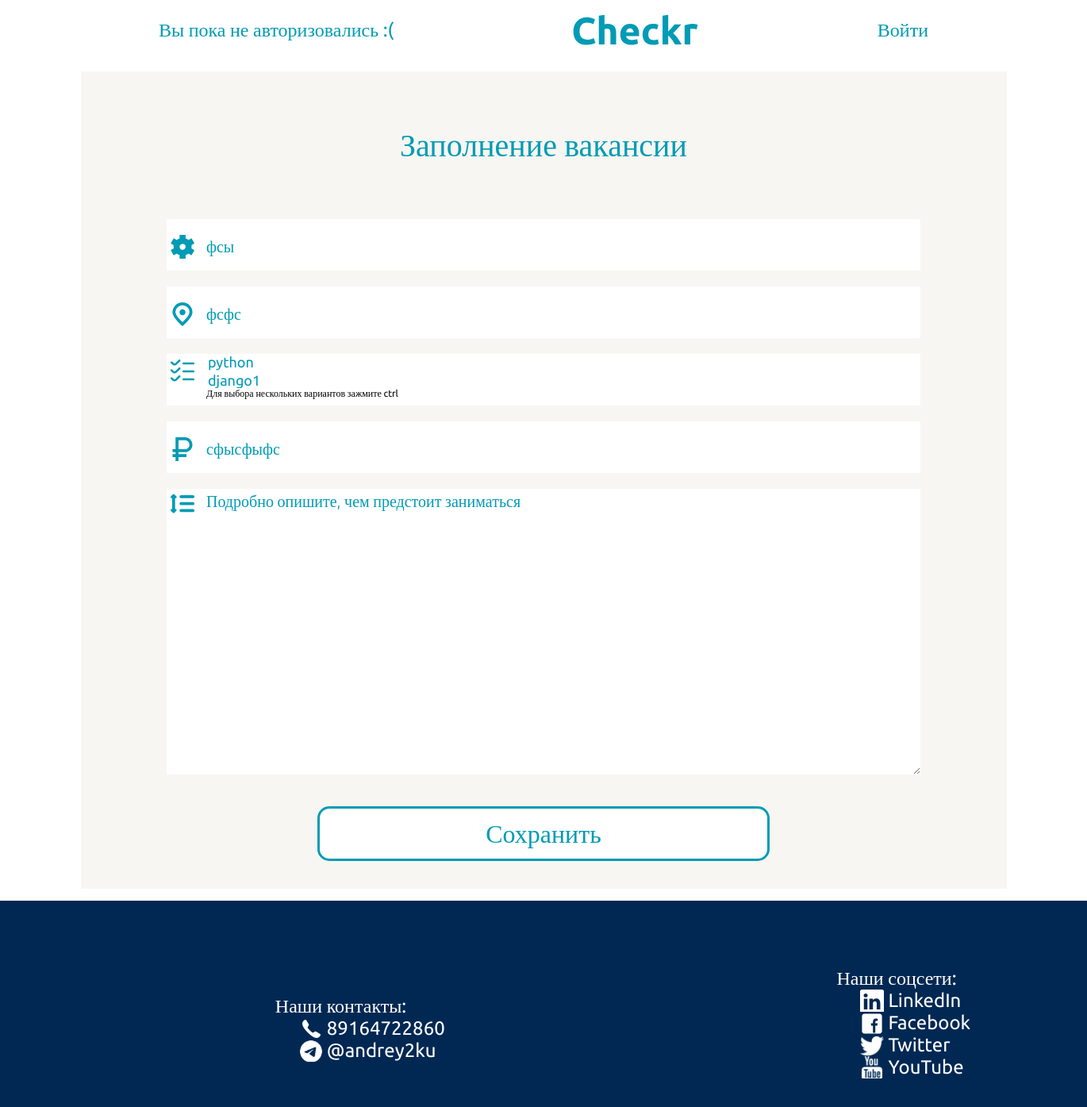
Page /lk/8/change_vacancy on the earlier database version.
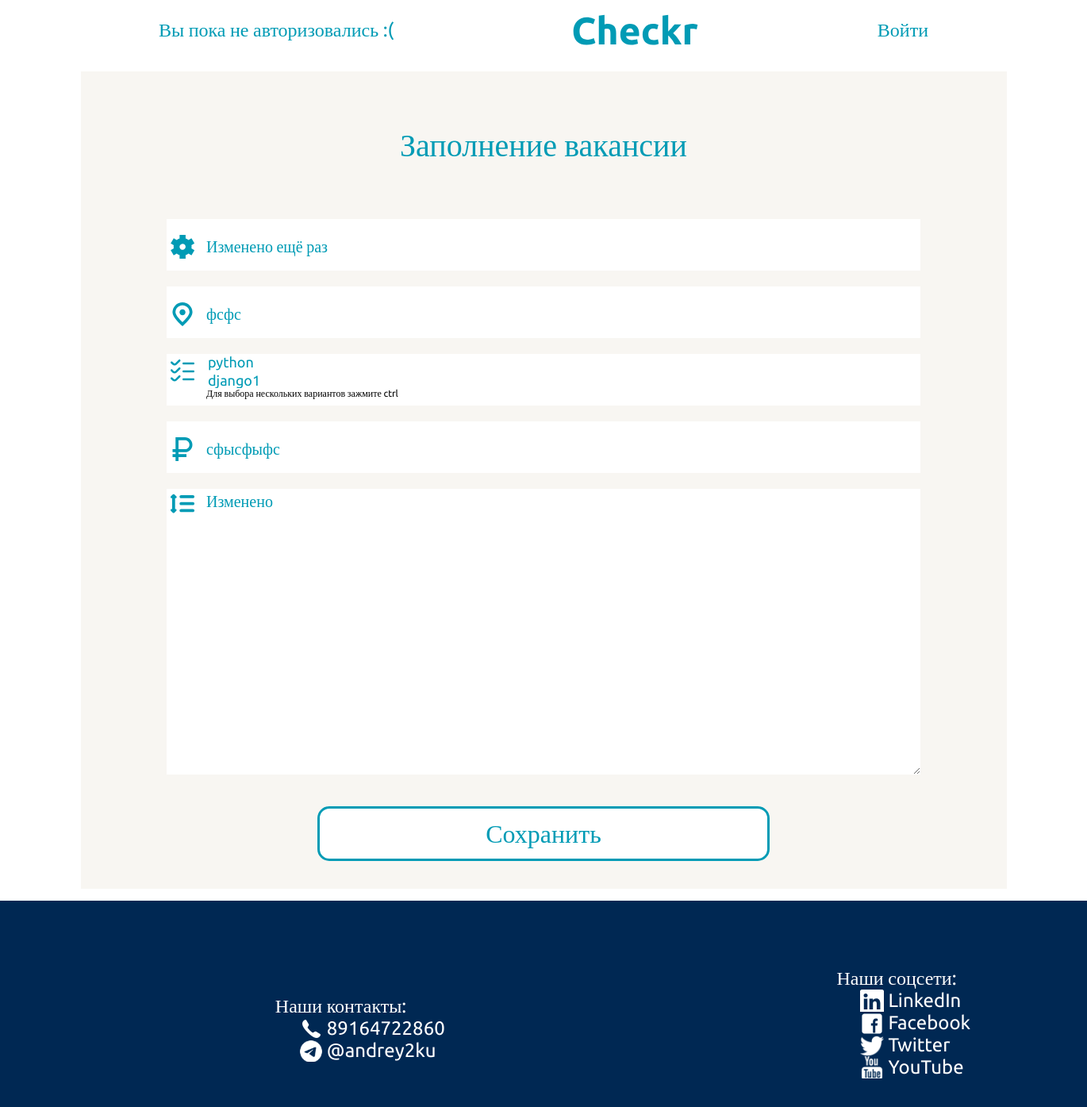
Same page on the later database version.
### my_hh_app/models.py (models this page shows, shortened)
class Vacancies(models.Model):
    title = models.CharField("Title", max_length=200)
    location = models.CharField("Location", max_length=200)
    salary = models.CharField("salary", max_length=200)
    skills = models.ManyToManyField(Skills)
    author = models.ForeignKey(User, on_delete=models.SET_NULL, null=True)
    company_name = models.ForeignKey(Companies, on_delete=models.SET_NULL, null=True)
    description = models.TextField("description", default="")

### lk/views.py (the view, shortened to what this page needs)
# urls.py: path('<int:pk>/change_vacancy', views.change_vacancy),
def change_vacancy(request, pk):
    context = {}
    vacancy = Vacancies.objects.get(id=pk)
    form = VacanciesForm(instance=vacancy)
    context["VacanciesForm"] = form
    return render(request, "lk/send_vacation.html", context)

### lk/forms.py
class VacanciesForm(forms.ModelForm):
    title = forms.CharField(max_length=200,widget=forms.TextInput( attrs={"class":"spec__input" ,"placeholder":"Введите название вашей специальности"}))
    location = forms.CharField(max_length=200,widget=forms.TextInput( attrs={"class":"city__input" ,"placeholder":"Укажите город, в котором планируете работать"}))
    salary = forms.CharField(max_length=200,widget=forms.TextInput( attrs={"class":"salary__input" ,"placeholder":"Ожидаемая зарплата(с указанием валюты)"}))
    skills_option = ((i.id, str(i)) for i in Skills.objects.all())
    skills = forms.MultipleChoiceField(choices=skills_option, widget=forms.SelectMultiple( attrs={"class":"skills__input" ,"placeholder":"Укажите ваши навыки", 'size': '5'}))
    description = forms.CharField(
        widget = forms.Textarea(attrs={'class': 'vacancy__description__input', 'placeholder':'Подробно опишите, чем предстоит заниматься'})
    )
    class Meta:
        model = Vacancies
        fields = ["title",
                  "location",
                  "salary",
                  "skills",
                  "description"
                  ]

### my_hh_app/models.py (called while the page is built)
    def __str__(self):
        return self.skill

### my_hh_app/templates/lk/send_vacation.html (shortened to what this page needs)
{% extends 'my_hh_app/base.html' %}
{% block content %}
<section>
    <div class="vacancy__div">
      <p class=login__p>Заполнение вакансии</p>
      <form method="post" class="resume__form">
        <div class="all__input__div">
          <div class="resume__input__div">{{VacanciesForm.title}}</div>
          <div class="resume__input__div">{{VacanciesForm.location}}</div>
          <div class="resume__input__div"> {{VacanciesForm.skills}}<span class="hint__p">Для выбора нескольких вариантов зажмите ctrl</span></div>
          <div class="resume__input__div">{{VacanciesForm.salary}}</div>
          <div class="resume__input__big__div">{{VacanciesForm.description}}</div>
        </div>
        <button class="save__resume__btn">
          <p class="login__btn__p">Сохранить</p>
        </button>
      </form>
    </div>
  </section>
{% endblock %}

Differences in the rows shown:
changed Vacancies "фсфс": title "фсы" → "Изменено ещё раз"; description (not shown) → "Изменено"
